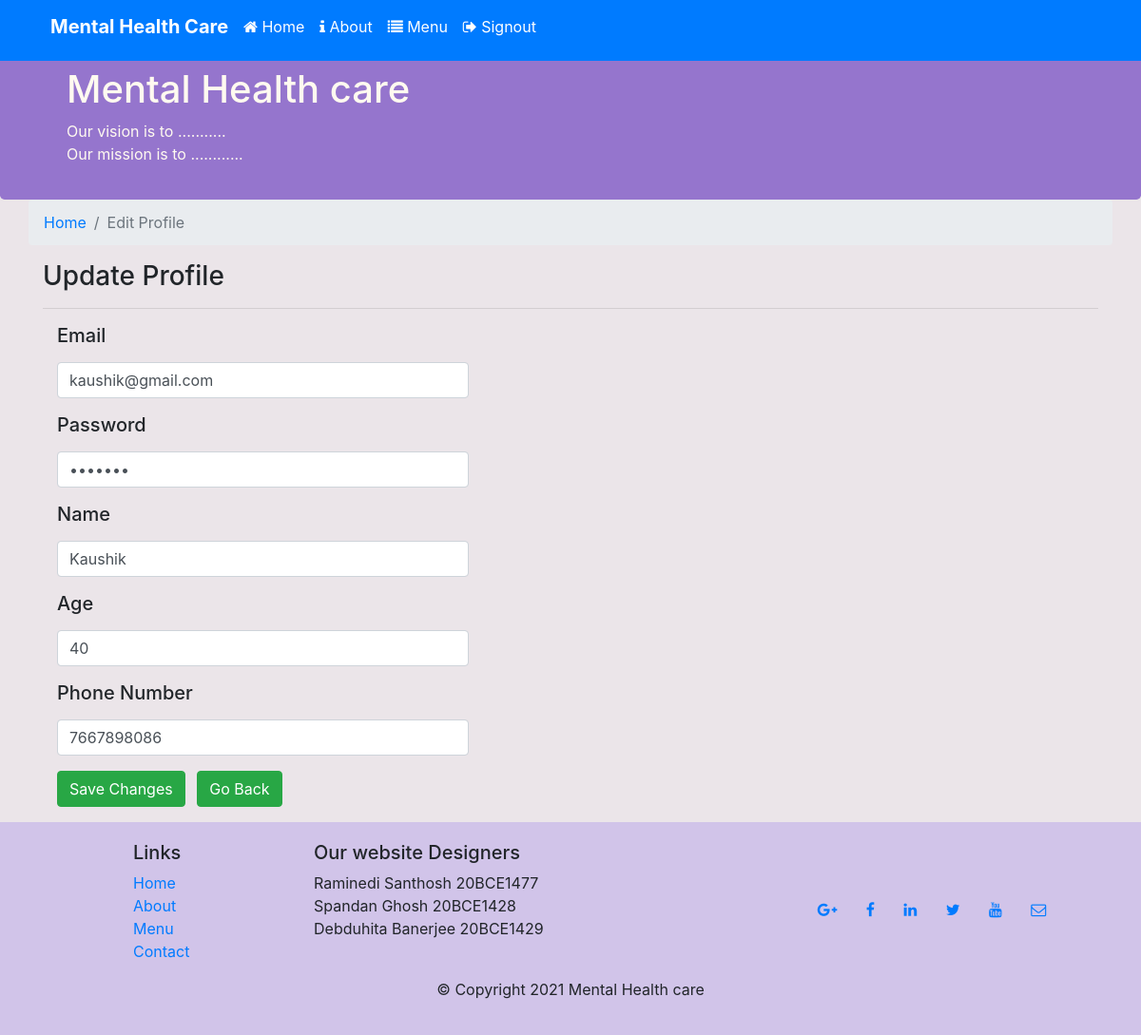
Page /Counsellor/editprofile.php (signed in) on the committed database.
### tables this page shows
CREATE TABLE `counsellors` (
  `cno` int(11) NOT NULL,
  `firstname` char(20) NOT NULL,
  `secondname` char(20) NOT NULL,
  `email` char(50) NOT NULL,
  `password` varchar(25) NOT NULL,
  `age` int(100) NOT NULL,
  `gender` char(20) NOT NULL,
  `location` char(30) NOT NULL,
  `phone` char(10) NOT NULL
);

### Counsellor/editprofile.php (the view, shortened to what this page needs)
<?php
    $conn = OpenCon();
    function showeditform(){
        global $conn;
        $sql = "SELECT * FROM counsellors WHERE cno =". $_SESSION['id'];
        $result = $conn->query($sql);
        $row = $result->fetch_assoc();
        echo "<form action = '' method='POST'>
                    <div class='mb-3 col-12 col-sm-5 '>
                        <label><h5>Email</h5></label>
                        <input name='email' type='text' class='form-control' placeholder='Email' value = ".$row["email"].">
                    </div>
                    <div class='mb-3 col-12 col-sm-5 '>
                        <label><h5>Password</h5></label>
                        <input name='password' type='password' class='form-control' placeholder='Password' value =".$row["password"].">
                    </div>
                    <div class='mb-3 col-12 col-sm-5 '>
                        <label><h5>Name</h5></label>
                        <input name='name' type='text' class='form-control' placeholder='Name' value = ".$row["firstname"].">
                    </div>
                    <div class='mb-3 col-12 col-sm-5 '>
                        <label><h5>Age</h5></label>
                        <input name='age' type='number' class='form-control' placeholder='Age' value =".$row["age"].">
                    </div>
                    <div class='mb-3 col-12 col-sm-5 '>
                        <label><h5>Phone Number</h5></label>
                        <input name='phone' type='text' class='form-control' placeholder='Phone Number' value =".$row["phone"].">
                    </div>
                    <div class = 'mb-3 col-12 col-sm-5'>
                        <button name='HelpSeekerSubmit' type='submit' class='btn btn-success mr-2'>Save Changes</button>
                        <a href='home.php' class='btn btn-success'>Go Back</a>
                    </div>
                </form>";
    }
?>
    <div class="container">
        <div class="row">
            <ol class="col-12 breadcrumb">
                <li class="breadcrumb-item "><a href="home.php">Home</a></li>
                <li class="breadcrumb-item active"><a >Edit Profile</a></li>
            </ol>
        </div>
    </div>
    <div class="container">
        <h3>
            Update Profile
        </h3>
        <hr>
        <?php showeditform(); ?>
    </div>
</body>
</html>

### css/style.css (style rules this page uses)
.footer { margin-top: 10px; padding : 20px 0px 20px 0px; background-color: #D1C4E9; }
body { background-color: rgb(235, 229, 233); }
.row-header { margin:0px auto; padding:0px; }
.jumbotron { padding: 60px 30px 10px 30px; margin: 0px auto; background: #9575CD; color: floralwhite; }
.navbar-dark { background-color: #512DA8; }

### rows in the picture
counsellors: email "kaushik@gmail.com", name "Kaushik", age "40", phone "7667898086"
